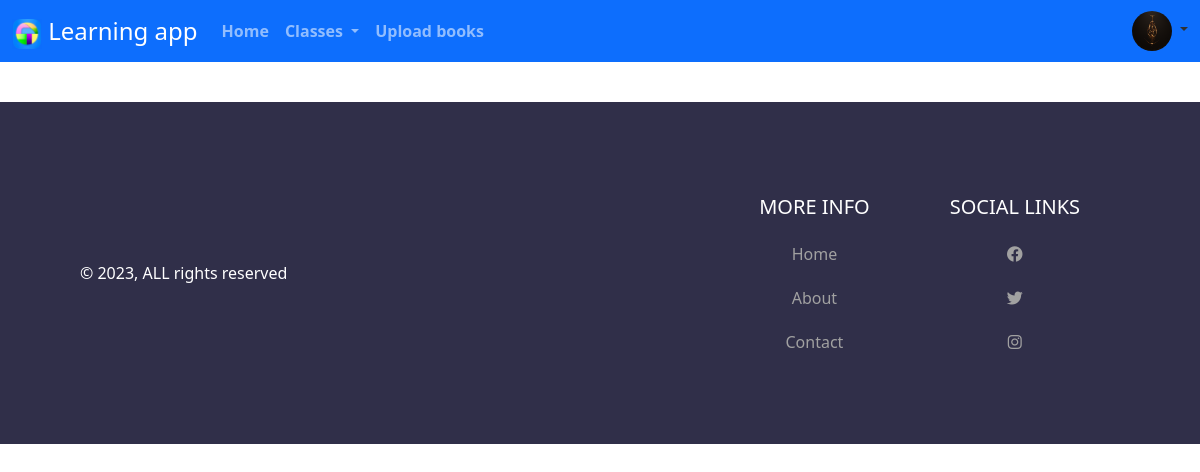
The app's page /class/2/ (signed in), older data.
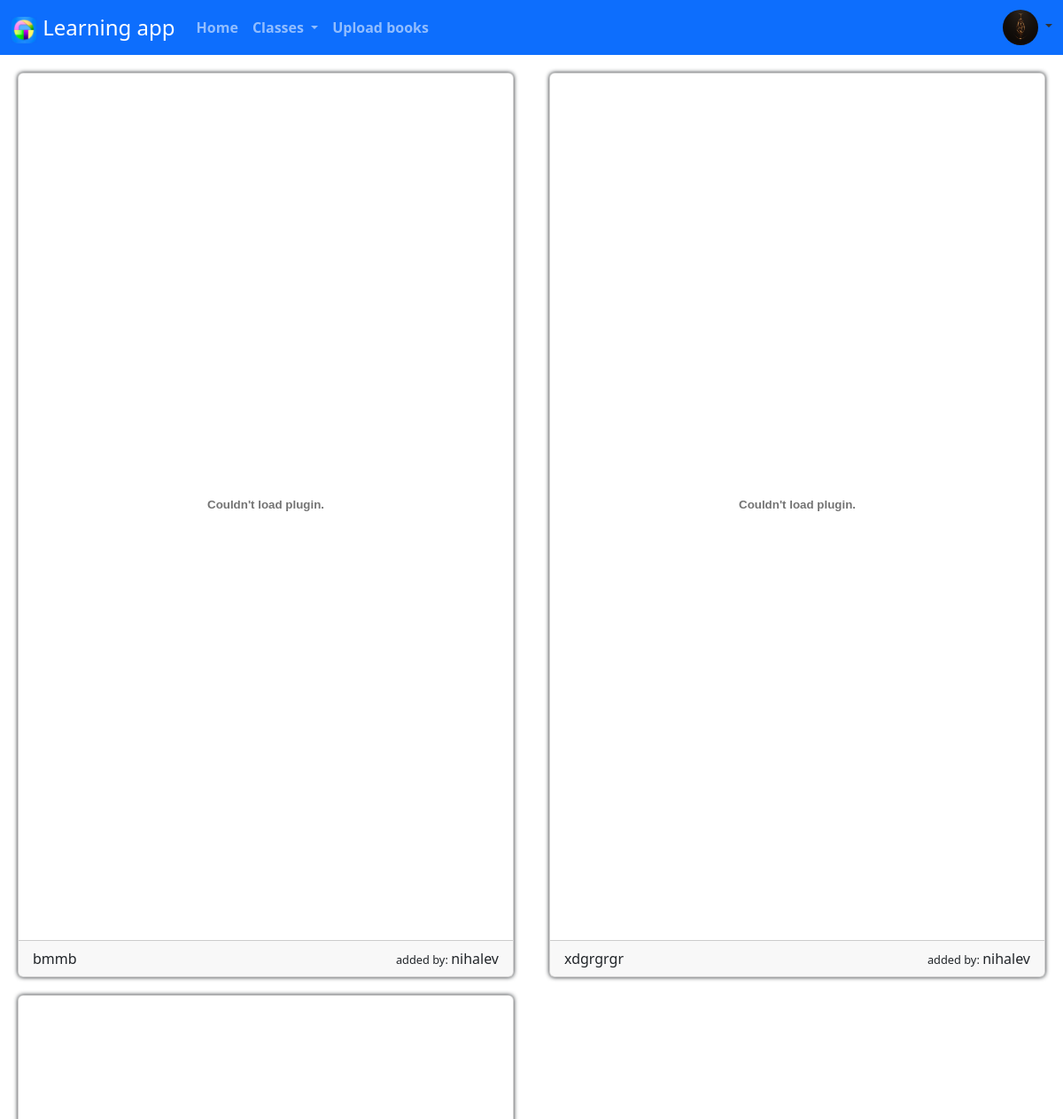
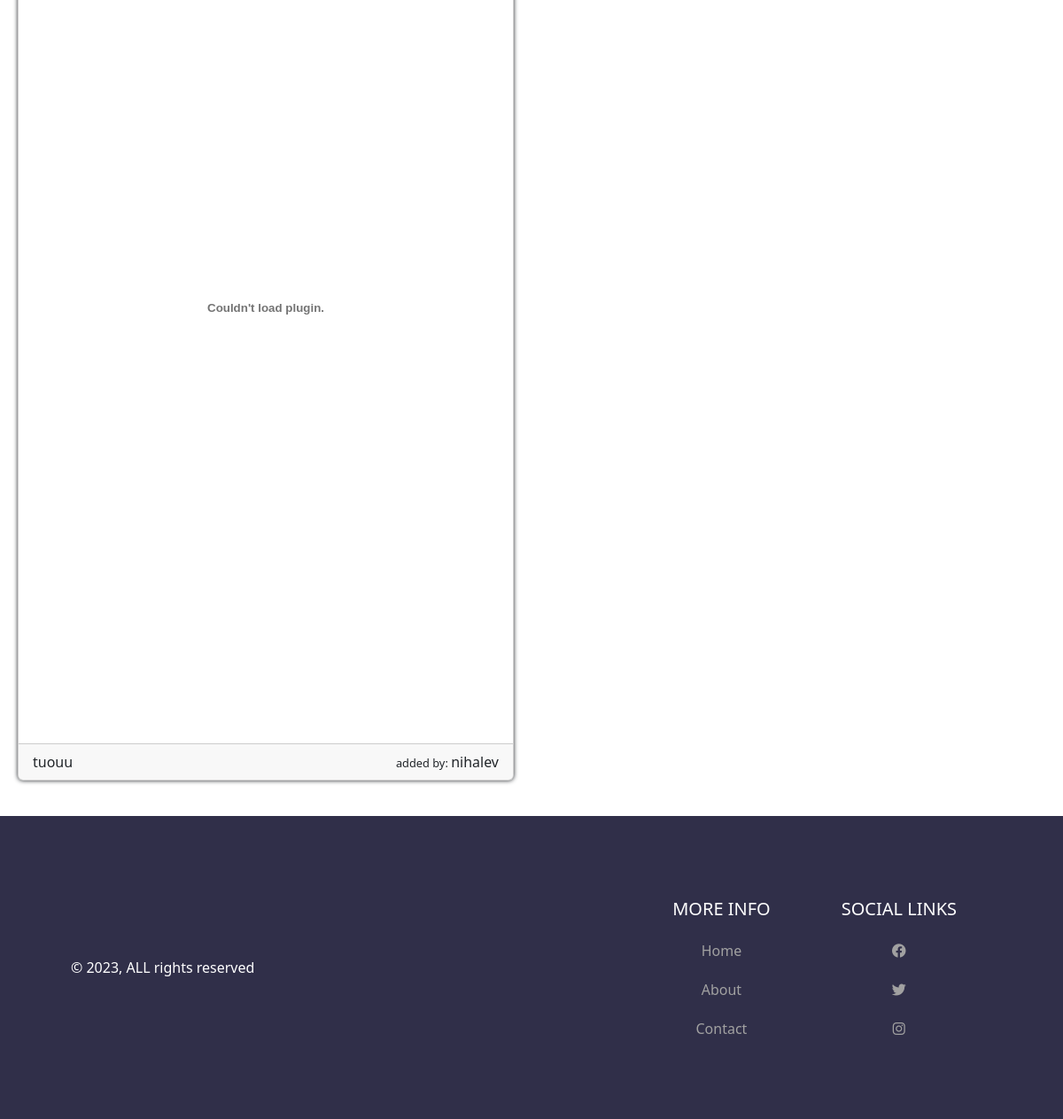
The same page, newer data (2 pictures, top to bottom).
### myapp/models.py (models this page shows)
class PersonalDetails(models.Model):
    user = models.ForeignKey(User, on_delete=models.CASCADE)
    phone_number = models.CharField(max_length=20)
    date_of_birth = models.CharField(max_length=50)
    gender= models.CharField(max_length=10)
    city= models.CharField(max_length=50)
    image= models.FileField(upload_to='images', default='images\default.png')

class Textbooks(models.Model):
    addedby = models.ForeignKey(User, on_delete=models.CASCADE)
    classe = models.IntegerField()
    bookname = models.CharField(max_length=100)
    book = models.FileField(upload_to='pdf')

### myapp/views.py (the view)
# urls.py: path('class/<int:value>/',views.classes),
def classes(req,value):
       t=Textbooks.objects.filter(classe=value)
       try:
          P=PersonalDetails.objects.get(user_id=req.user)
          return render(req,'classes.html',{'ps':P,'t':t})
       except:
          return render(req, "classes.html",{'t':t})

### myapp/templates/classes.html
{% extends "home.html" %}
{% load static %}
{% block con %}
 <div class="container-fluid" style="padding-bottom: 40px;">
  <div class="row">
  {% for i in t %}
  <div class="col-xl-6">
    <div class="card" style="width: 100%;">
        <div class="card-body">
          <object data="{{ i.book.url }}#toolbar=0" type="application/pdf" width="100%" height="940px"></object>
        </div>
        <div class="card-footer">
          <div class="row">
            <div class="col-7">{{ i.bookname }}</div>
            <div class="col-5 text-end"><span style="font-size: 80%">added by: </span>{{ i.addedby }}</div>
          </div>
        </div>
      </div>
  </div>
  {% endfor %}
  </div>
  </div>
 {% endblock con %}

### myapp/templates/home.html (shortened to what this page needs)
{% load static %}
<!DOCTYPE html>
<html lang="en">
<head>
    <link href="https://cdn.jsdelivr.net/npm/bootstrap@5.3.0-alpha1/dist/css/bootstrap.min.css" rel="stylesheet">
    <link rel="stylesheet" href="{% static 'css/style.css' %}">
      <link rel="stylesheet" href="https://pro.fontawesome.com/releases/v6.0.0-beta1/css/all.css" />
</head>
<body>
    <nav class="navbar navbar-expand-lg bg-primary navbar-dark">
        <div class="container-fluid">
          <a class="navbar-brand" href="" style="font-family: 'Segoe UI', Tahoma, Geneva, Verdana, sans-serif; font-size: x-large; "><img src="{% static 'icons.ico' %}" width="30" height="30">  Learning app</a>
          <div class="collapse navbar-collapse" id="navbarSupportedContent">
            <ul class="navbar-nav me-auto mb-2 mb-lg-0">
              <li class="nav-item">
                <a class="nav-link {% if request.path == '/' %}active{% endif %}" href="/">Home</a>
              </li>
              <li class="nav-item dropdown">
                <a class="nav-link {% if request.path == '/class' %}active{% endif %} dropdown-toggle" role="button" data-bs-toggle="dropdown" aria-expanded="false">
                  Classes
                </a>
              </li>
              <li class="nav-item">
                <a class="nav-link {% if request.path == '/addbook' %}active{% endif %}" href="/addbook">Upload books</a>
              </li>
            </ul>
            {% if user.is_authenticated %}
            <div class="dropdown">
              <i class=" dropdown-toggle" data-bs-toggle="dropdown" aria-expanded="false" style="color:rgb(49, 49, 49);">
                <img id="userlogo" src="{{ ps.image.url }}">
              </i>
            </div>
            {% endif %}
          </div>
        </div>
      </nav>
      {% block con %}{% endblock con %}
 <footer class="footer">
        <div class="copy">&copy; 2023, ALL rights reserved</div>
        <div class="bottom-links">
          <div class="links">
            <span>More Info</span>
            <a href="/">Home</a>
            <a href="/#">About</a>
            <a href="https://mail.google.com/mail/u/0/?tf=cm&to=nihalev111@gmail.com">Contact</a>
          </div>
          <div class="links">
            <span>Social Links</span>
            <a href="https://www.facebook.com/nihalev.ev"><i class="fab fa-facebook"></i></a>
            <a href="https://twitter.com/MOHAMMEDNIHALEV"><i class="fab fa-twitter"></i></a>
            <a href="https://www.instagram.com/_nihal_ev_"><i class="fab fa-instagram"></i></a>
          </div>
        </div>
      </footer>
</body>
</html>

### myapp/static/css/style.css (style rules this page uses)
.col-xl-6 { padding-top: 20px; padding-left: 20px; padding-right: 20px; }
.nav-item { font-weight: bold; }
.card { box-shadow: 0 0 5px; }
#userlogo { width: 40px; height: 40px; border-radius: 50%; }
.footer { display: flex; justify-content: space-between; align-items: center; background-color: #302f49; padding: 40px 80px; }
.footer .copy { color: #fff; }
.bottom-links { display: flex; justify-content: space-around; align-items: center; padding: 40px 0; }
.bottom-links .links { display: flex; flex-direction: column; justify-content: center; align-items: center; padding: 0 40px; }
.bottom-links .links span { font-size: 20px; color: #fff; text-transform: uppercase; margin: 10px 0; }
.bottom-links .links a { text-decoration: none; color: #a1a1a1; padding: 10px 20px; }

Row changes from the older to the newer data that the page shows:
added Textbooks: bookname "bmmb", addedby "nihalev"
added Textbooks: bookname "xdgrgrgr", addedby "nihalev"
added Textbooks: bookname "tuouu", addedby "nihalev"
